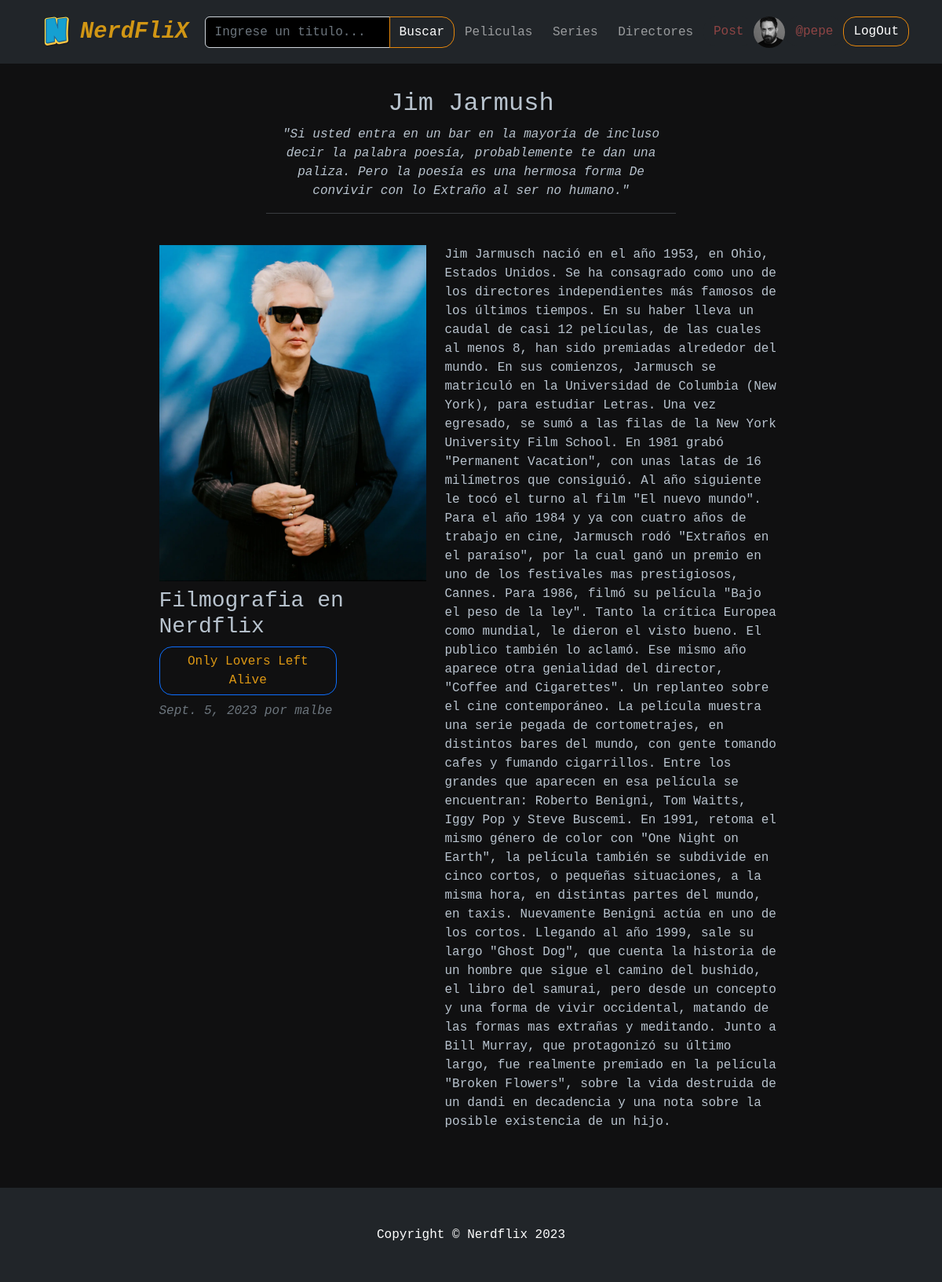
The page /directores-detalle/jim-jarmush (signed in) on the database its author committed.
### AppCoder/models.py (models this page shows, shortened)
class Perfil(models.Model):
    user =models.OneToOneField(User,on_delete=models.CASCADE)
    avatar=models.ImageField(null=True,blank=True)
    imagen=models.ImageField(null=True,blank=True)
    bio=models.TextField(null=True,blank=True)
    fecha_nac = models.DateField(null=True,blank=True,verbose_name='Fecha de nacimiento')
    ciudad=models.CharField(max_length=200,null=True,blank=True)
    pais=models.CharField(max_length=200,null=True,blank=True)
    web=models.URLField(max_length=200,null=True,blank=True)
    redes=models.URLField(max_length=200,null=True,blank=True)

class Directores(models.Model):
    nombre =models.CharField(max_length=50)
    apellido=models.CharField(max_length=50)
    slug = models.SlugField(unique=True,null=True)
    biografia= models.TextField(blank=True,null=True)
    imagen= models.ImageField(null=True)
    filmografia=models.ManyToManyField('Peliculas',blank=True)
    citas=models.CharField(max_length=300,null=True)

class Peliculas(models.Model):
    titulo =models.CharField(max_length=50)
    slug = models.SlugField(unique=True,null=True)
    fecha_creacion=models.DateField(auto_now_add=True)
    genero= models.ManyToManyField(Generos)
    año=models.IntegerField(blank=True,null=True)
    director = models.ForeignKey(Directores,on_delete=models.CASCADE,null=True)
    reseña = models.TextField(null=True)
    autor_reseña= models.ForeignKey(User,on_delete=models.CASCADE,null=True)
    cover = models.ImageField(null=True)
    imagen = models.ImageField(null=True)
    video_link = EmbedVideoField(blank=True,null=True)
    destacada= models.BooleanField(default=False)

### AppCoder/views.py (the view)
# urls.py: path('directores-detalle/<slug:slug>',DirectoresDetalle.as_view(),name='directores_detalle'),
class DirectoresDetalle(LoginRequiredMixin,DetailView):
     model = Directores
     template_name= 'AppCoder/directores_detalle.html'
     def get_context_data(self, **kwargs):
        query=self.request.path.replace('/directores-detalle/','')
        context = super().get_context_data(**kwargs)
        context['peliculas']=Peliculas.objects.filter(director__slug=query)
        return context

### AppCoder/context_processors.py (called while the page is built)
def generos_contexto(request):
    generos=Generos.objects.all()
    return {
        'generos':generos
    }

### AppCoder/templates/AppCoder/directores_detalle.html (shortened to what this page needs)
{% extends "Base.html" %}
{% load static %}
{% block contenidoQueCambia %}
        <div class="page-header d-flex align-items-center">
          <div class="container position-relative">
            <div class="row d-flex justify-content-center">
              <div class="col-lg-6 text-center">
                <br>
                <h2>{{directores.nombre}} {{directores.apellido}}</h2>
                <p><i>"{{directores.citas}}"</i></p>
                <hr class="d-none d-md-block">
              </div>
            </div>
          </div>
        </div>
    <br>
        <section id="about" class="about">
          <div class="container">
            <div class="row gy-4 justify-content-center">
              <div class="col-lg-4">
                <img src="{{ directores.imagen.url }}"href="" class="img-fluid" alt="">
                <div class="section-header">
                    <h3>Filmografia en Nerdflix</h3>
                    {% for pelicula in peliculas %}
                    <div class="col-xl-8 ">
                    <div class="gallery-item h-100">
                        <h2><button class=" btn btn-outline-primary"> <a href="{% url 'peliculas_detalle' pelicula.slug %}">{{ pelicula.titulo }}</a></h2></button>
                        <div class="text-muted fst-italic mb-2"> {{ pelicula.fecha_creacion}} por {{ pelicula.autor_reseña}}</div>
                    </div>
                    </div>
                    {% endfor %}
                  </div>
              </div>
              <div class="col-lg-5 content">
                <p class="m-0">
                    {{ directores.biografia }}
                </p>
              </div>
            </div>
          </div>
        </section>
    <br>
    <br>
    <br>
{% endblock %}

### AppCoder/templates/navbar.html (shortened to what this page needs)
{% load static %}
 <nav class="navbar navbar-expand-lg navbar-dark bg-dark">
    <div class="container">
        <img id="logo" src="{% static 'AppCoder/IMG/pngwing.com.png' %}" >
        <a class="navbar-brand" href="{% url 'inicio' %}"><i><b>NerdFliX</b></i> </a>
        <div class="collapse navbar-collapse" id="navbarSupportedContent">
            <ul class="navbar-nav ms-auto mb-2 mb-lg-0">
                 <form class="input-group" action="{% url 'busqueda' %}" method="get">
                        <input name = "titulo" class="form-control" type="text" placeholder="Ingrese un titulo..." aria-label="Enter search term..." aria-describedby="button-search" />
                        <button class="btn btn-primary" id="button-search" type="submit">Buscar</button>
                    </form>
                <li class="nav-item"><a class="nav-link" href="{% url 'peliculas' %}">Peliculas</a></li>
                <li class="nav-item"><a class="nav-link" href="{% url 'series' %}">Series</a></li>
                <li class="nav-item"><a class="nav-link" href="{% url 'directores' %}">Directores</a></li>
                <li class="nav-item dropdown">
                    <button class="btn btn-dark dropdown" data-bs-toggle="dropdown" aria-expanded="false">
                    Post
                    </button>
                </li>
                {% if request.user.is_authenticated %}
                {% if request.user.perfil.avatar %}
                    <img class="rounded-circle"  height="40px" width="40px"  src={{request.user.perfil.avatar.url}}   alt="..." />
                    {%endif%}
                        <li class="nav-item dropdown">
                    <button class="btn btn-dark dropdown" data-bs-toggle="dropdown" aria-expanded="false">
                     @{{request.user}}
                    </button>
                    </li>
                    <li class="nav-item"><a class="btn btn-primary" href="{% url 'logout' %}">LogOut</a></li>
                {% else %}
                    <li class="nav-item"><a class="btn btn-primary" href="{% url 'login' %}">LogIN</a></li>
                {% endif%}
            </ul>
        </div>
    </div>
</nav>

### rows shown on the page
Directores: nombre "Jim", apellido "Jarmush", citas "Si usted entra en un bar en la mayoría de incluso decir la palabra poesía, probablemente te dan una paliza. Pero la poesía es una hermosa forma De convivir con lo Extraño al ser no humano.", imagen (picture), biografia "Jim Jarmusch nació en el año 1953, en Ohio, Estados Unidos. Se ha consagrado como uno de los directores independientes más famosos de los últimos tiempos. En su haber lleva un caudal de casi 12 películas, de las cuales al menos 8, han sido premiadas alrededor del mundo. En sus comienzos, Jarmusch se matriculó en la Universidad de Columbia (New York), para estudiar Letras. Una vez egresado, se sumó a las filas de la New York University Film School. En 1981 grabó \"Permanent Vacation\", con unas latas de 16 milímetros que consiguió. Al año siguiente le tocó el turno al film \"El nuevo mundo\". Para el año 1984 y ya con cuatro años de trabajo en cine, Jarmusch rodó \"Extraños en el paraíso\", por la…"
Peliculas: titulo "Only Lovers Left Alive", fecha_creacion "Sept. 5, 2023", autor_reseña "malbe"

### other values the page prints
{{ request.user }} "pepe"
